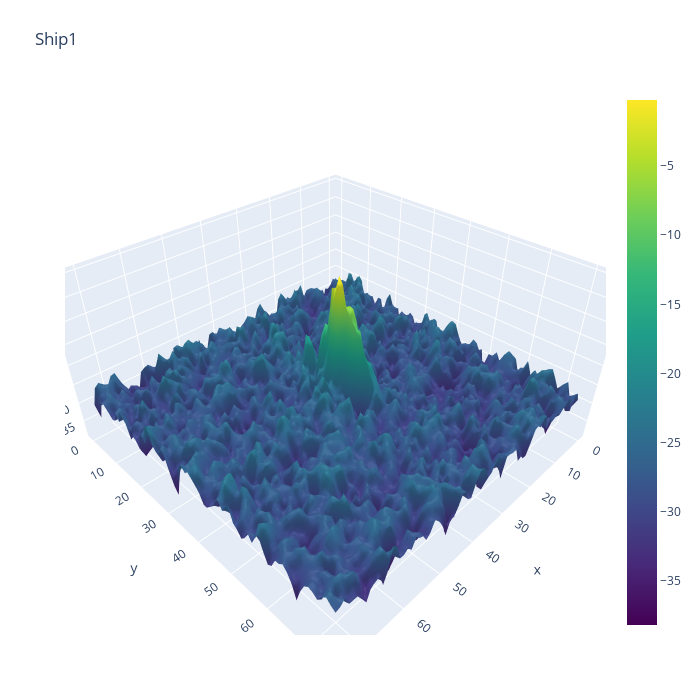

Write notebook code for a chart like this one.
### Code cell
plotmy3d(X_band_1[0,:,:], 'Ship1')

### Figure 1 — Plotly figure (JSON) as saved in the notebook; plotly's stock layout.template omitted (floating-point values rounded to 4 significant figures; data arrays with more than 128 entries replaced by an {"elided": "..."} marker saying what was removed)
{"data": [{"colorscale": [[0, "#440154"], [0.1111, "#482878"], [0.2222, "#3e4989"], [0.3333, "#31688e"], [0.4444, "#26828e"], [0.5556, "#1f9e89"], [0.6667, "#35b779"], [0.7778, "#6ece58"], [0.8889, "#b5de2b"], [1, "#fde725"]], "type": "surface", "z": {"elided": "75x75 float values"}}], "layout": {"autosize": false, "height": 700, "margin": {"b": 65, "l": 65, "r": 50, "t": 90}, "title": {"text": "Ship1"}, "width": 700}}
